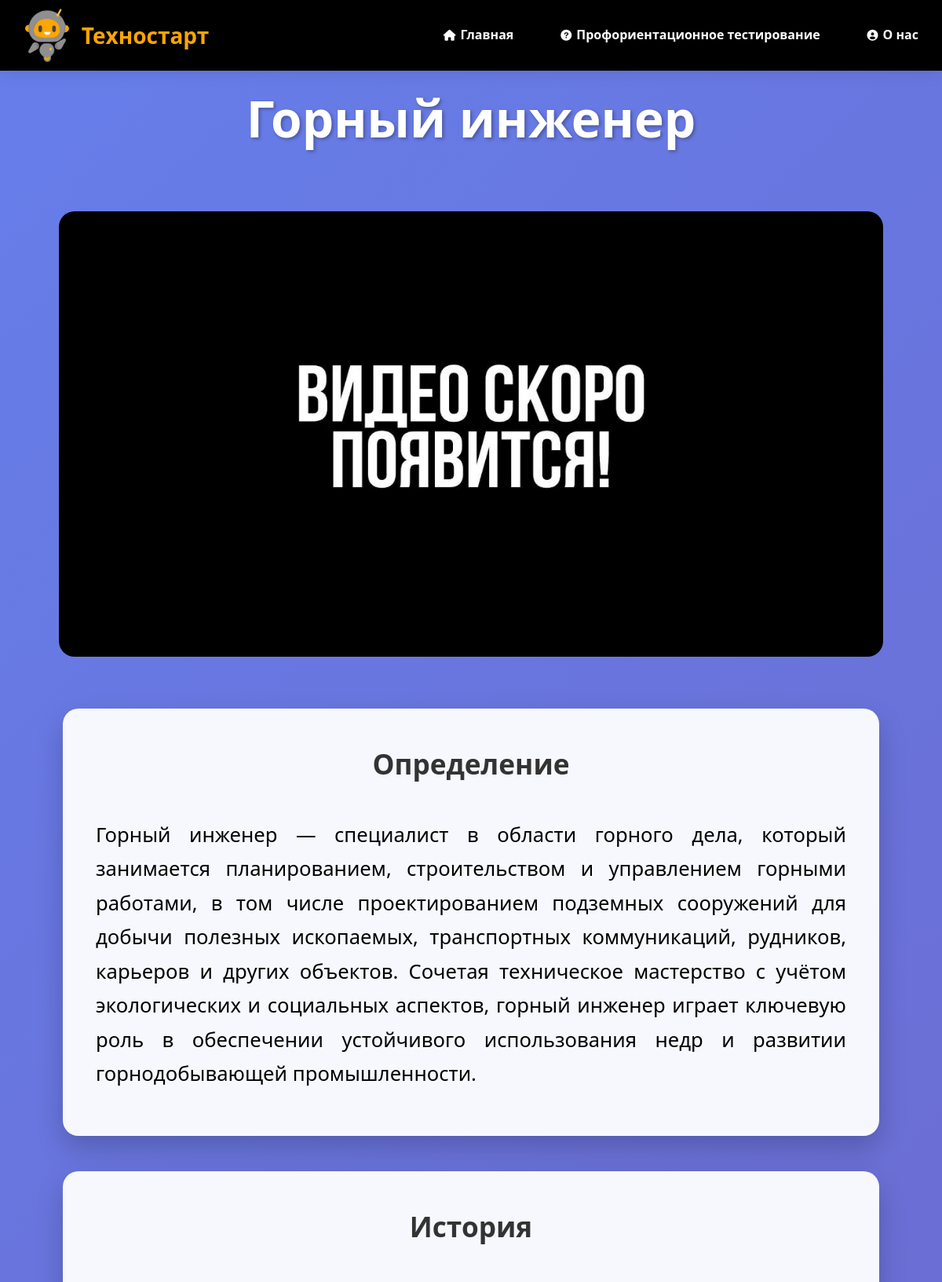
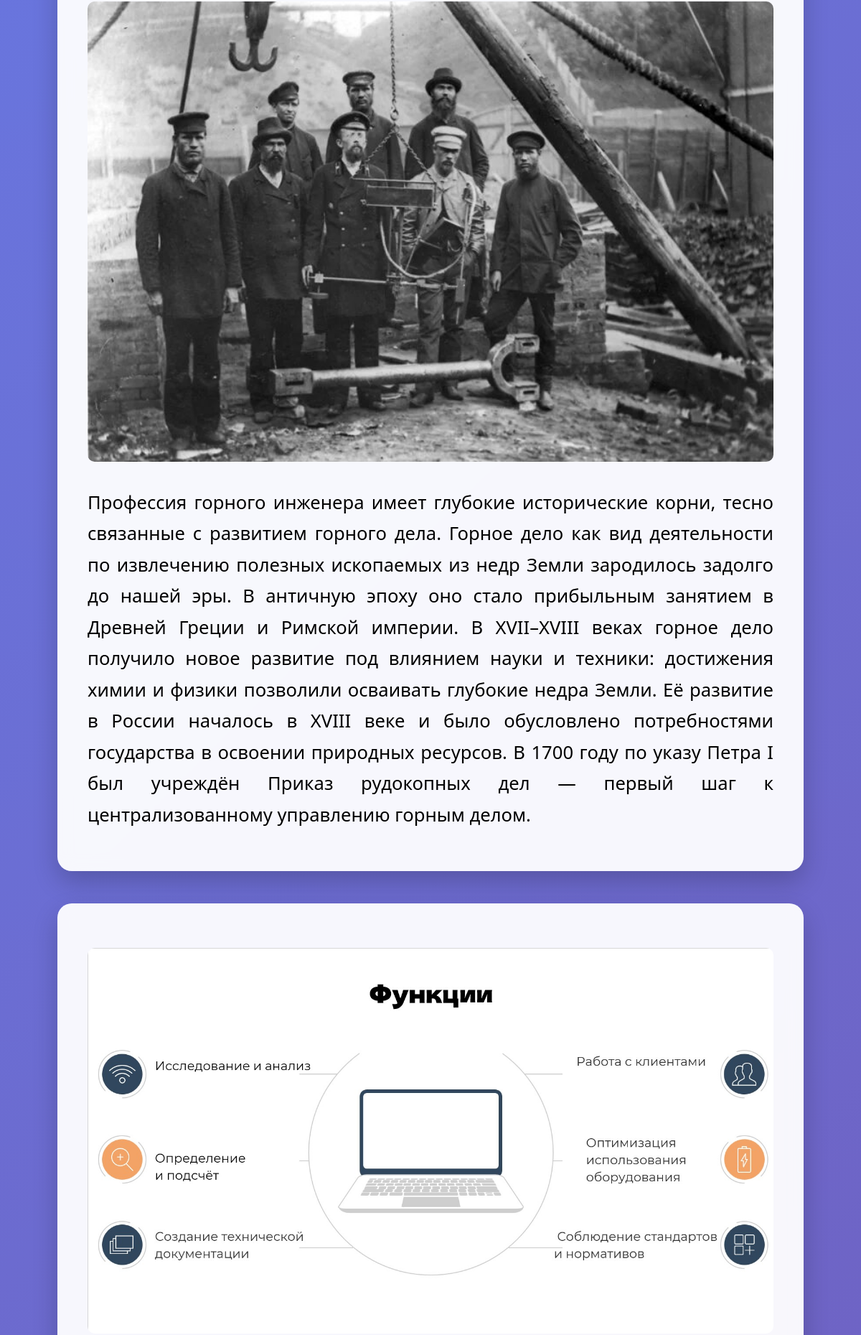
Screenshot of /profession/post_professions/mining_engineer (signed in, upper part) with the database file from the repository (2 pictures, top to bottom).
### profession/models.py (models this page shows, shortened)
class Profession(models.Model):
    title=models.CharField(max_length=200,verbose_name='название')
    url_content=models.CharField(max_length=200, verbose_name="ссылка на видео",blank=True, default='')
    img_static=models.ImageField(upload_to='professions/', blank=True, default='')
    slug=models.SlugField(max_length=200, db_index=True, unique=True)
    dp_index_prof = models.CharField(max_length=100, blank=True, null=True, verbose_name='Доп индекс для этапа')
    termin=models.TextField(blank=True, default='', verbose_name='Определение')
    img_history=models.ImageField(upload_to='professions/history_prof/', blank=True, verbose_name='Фото истории')
    tekst_history=models.TextField(blank=True, verbose_name='Текст истории')
    img_functions=models.ImageField(upload_to='professions/functions_prof/', blank=True, verbose_name='Фото функций')
    img_spec=models.ImageField(upload_to='professions/spec_prof/', blank=True, verbose_name='Фото специализаций')
    img_skils=models.ImageField(upload_to='professions/skils_prof/', blank=True, verbose_name='Фото навыков')
    tekst_vostreb=models.TextField(blank=True, verbose_name='Текст востребованности')
    img_otrasl=models.ImageField(upload_to='professions/otrasl_prof/', blank=True, verbose_name='Фото отраслей')
    tekst_learn=models.TextField(blank=True, verbose_name='Текст образования')
    img_rebus=models.ImageField(upload_to='professions/rebus_prof/', blank=True, verbose_name='Фото ребусов')
    img_otvet=models.ImageField(upload_to='professions/otvet_prof/', blank=True, verbose_name='Фото ответов на ребусы')
    class Meta:
        verbose_name = "Професcия"
        verbose_name_plural = 'Профеcсии'

### profession/views.py (the view)
# urls.py: path('post_professions/<slug:post_slug>', views.show_post, name='post_professions'),
@login_required
def show_post(req,post_slug):
    post=get_object_or_404(Profession, slug=post_slug)
    return render(req,'profession/show_post.html', {'post': post})

### profession/templates/profession/show_post.html (shortened to what this page needs)
{% extends 'main/base.html' %}
{% load static %}
{% block content %}
    <div class="header-choice">
        <h1>{{post.title}}</h1>
    </div>
    <div class="video-container">
        <div class="video-wrapper">
            {% if post.url_content != '' %}
                <iframe src="{{post.url_content}}" style="border-radius: 20px;" allow="clipboard-write; autoplay" webkitAllowFullScreen mozallowfullscreen allowFullScreen></iframe>
            {% else %}
                <img src="{% static 'profession/img/not_video.jpg'%}" alt="">
            {% endif %}
        </div>
    </div>
    <div class="cards-container">
        {% if post.termin %}
        <div class="content-block">
            <div class="card-content">
                <h2 class="card-title">Определение</h2>
                <p class="card-text">{{ post.termin }}</p>
            </div>
        </div>
        {% endif %}
        {% if post.img_history or post.tekst_history %}
        <div class="content-block">
            <div class="card-content">
                <h2 class="card-title">История</h2>
                {% if post.img_history %}
                    <div class="card-image-container">
                        <img src="{{ post.img_history.url }}" alt="Фото истории" class="card-image">
                    </div>
                {% endif %}
                {% if post.tekst_history %}
                    <p class="card-text">{{ post.tekst_history }}</p>
                {% endif %}
            </div>
        </div>
        {% endif %}
        {% if post.img_functions %}
        <div class="content-block">
            <div class="card-content">
                <div class="card-image-container">
                    <img src="{{ post.img_functions.url }}" alt="Функции" class="card-image">
                </div>
            </div>
        </div>
        {% endif %}
    </div>
{% endblock %}

### main/static/main/css/style.css (style rules this page uses)
* { margin: 0; padding: 0; box-sizing: border-box; }
body { font-family: 'Segoe UI', Tahoma, Geneva, Verdana, sans-serif; line-height: 1.6; color: #333; background: linear-gradient(135deg, #667eea 0%, #764ba2 100%); min-height: 800px; }
.header-choice h1 { padding: 100px 0px; text-align: center; color: white; font-size: 4rem; text-shadow: 2px 2px 4px rgba(0, 0, 0, 0.3); font-size: clamp(2rem, 4vw + 1rem, 4rem); }
.content-block { width: 1080px; margin: 30px auto; box-sizing: border-box; }
.video-container { display: flex; justify-content: center; align-items: center; height: 75vh; padding: 0 0 100px; border: 2px solid transparent; }
.video-wrapper { position: relative; width: 1050px; height: 567px; }
.video-wrapper img { position: relative; width: 1050px; height: 567px; border-radius: 20px; }
.card-content { background: rgba(255, 255, 255, 0.95); border-radius: 20px; padding: 40px; cursor: pointer; transition: all 0.4s ease; box-shadow: 0 15px 35px rgba(0, 0, 0, 0.2); backdrop-filter: blur(10px); border: 2px solid transparent; display: flex; flex-direction: column; align-items: stretch; min-height: 320px; }
.card-title { color: #333; margin-bottom: 25px; text-align: center; font-size: 2.2rem; flex-shrink: 0; }
.card-text { margin: 15px 0; line-height: 1.7; color: #000; font-size: 1.6rem; text-align: justify; flex-grow: 1; align-self: stretch; white-space: pre-line; }
.card-image-container { margin: 20px 0; text-align: center; flex-grow: 1; display: flex; justify-content: center; align-items: center; align-self: stretch; min-height: 270px; }
.card-image { width: 100%; height: 100%; display: block; border-radius: 10px; object-fit: contain; align-self: center; }
.cards-container { display: flex; flex-direction: column; align-items: center; width: 100%; max-width: 1080px; margin: 0 auto 50px auto; padding: 0 20px; box-sizing: border-box; gap: 45px; }
.cards-container .content-block { width: 100%; margin: 0; max-width: 1080px; }

### rows the page displays
Profession: title "Горный инженер", termin "Горный инженер — специалист в области горного дела, который занимается планированием, строительством и управлением горными работами, в том числе проектированием подземных сооружений для добычи полезных ископаемых, транспортных коммуникаций, рудников, карьеров и других объектов. Сочетая техническое мастерство с учётом экологических и социальных аспектов, горный инженер играет ключевую роль в обеспечении устойчивого использования недр и развитии горнодобывающей промышленности.", img_history (picture), tekst_history "Профессия горного инженера имеет глубокие исторические корни, тесно связанные с развитием горного дела. Горное дело как вид деятельности по извлечению полезных ископаемых из недр Земли зародилось задолго до нашей эры. В античную эпоху оно стало прибыльным занятием в Древней Греции и Римской империи. В XVII–XVIII веках горное дело получило новое развитие под влиянием науки и техники: достижения химии и физики позволили осваивать глубокие недра Земли. Её развитие в России началось в XVIII веке и было обусловлено потребностями государства в освоении природных ресурсов. В 1700 году по указу Петра I был учреждён Приказ рудокопных дел — первый шаг к централизованному управлению горным делом.", img_functions (picture)
